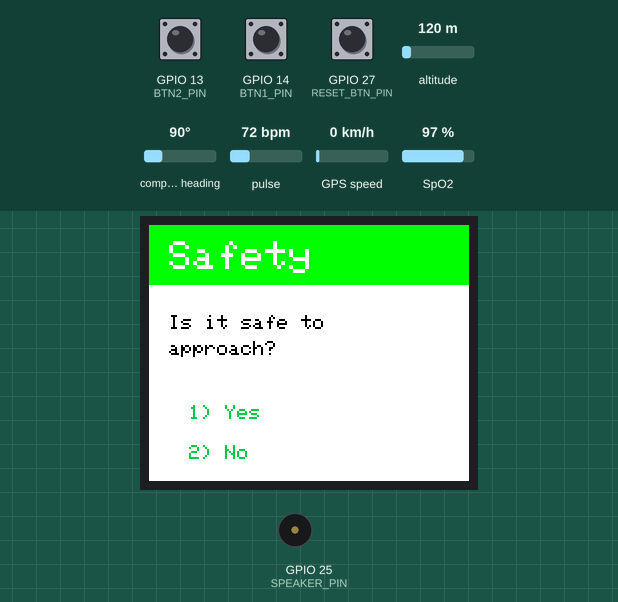
Recording of a sketch running on a simulated ESP32. Parts: 160×128 colour display, buzzer (waves = sounding). The inputs (shaded band) are chosen by the test bench; at power-on: GPIO 13 (BTN2_PIN) HIGH, GPIO 14 (BTN1_PIN) HIGH, GPIO 27 (RESET_BTN_PIN) HIGH, altitude 120 m, compass heading 90°, pulse 72 bpm, GPS speed 0 km/h, SpO2 97 %. WiFi joins after 1.5 s; servers stay silent unless stated; the GPS gets a fix after 3 s at 37.7749, -122.4194 with 8 satellites; what the sketch prints to the serial monitor is not drawn.

Above: at 3.5 s.
3.6 s: GPIO 13 (BTN2_PIN) pulled LOW for 0.15 s
At 4.4 s:
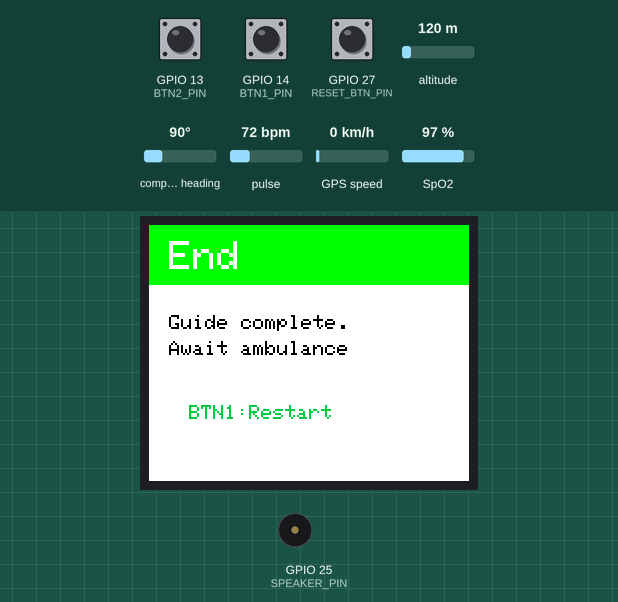
5.2 s: GPIO 14 (BTN1_PIN) pulled LOW for 0.15 s
At 7.3 s:
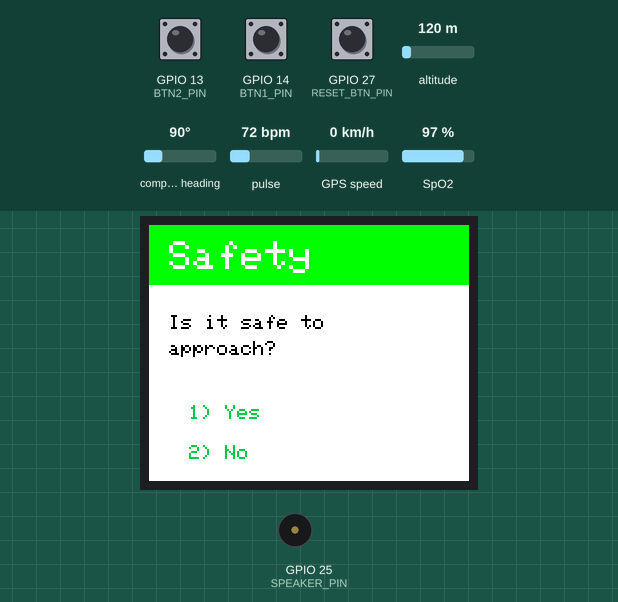
7.8 s: GPIO 14 (BTN1_PIN) pulled LOW for 1 s
At 8.8 s:
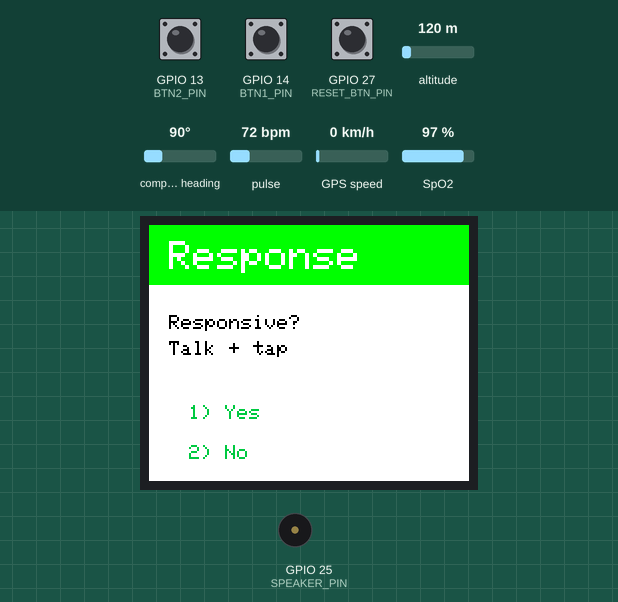
10.3 s: GPIO 13 (BTN2_PIN) pulled LOW for 1 s
At 12.0 s:
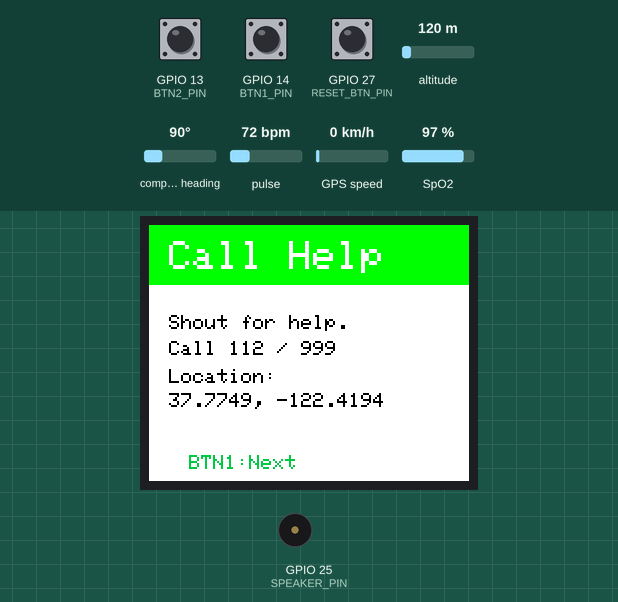
12.8 s: GPIO 14 (BTN1_PIN) pulled LOW for 0.15 s
At 13.8 s:
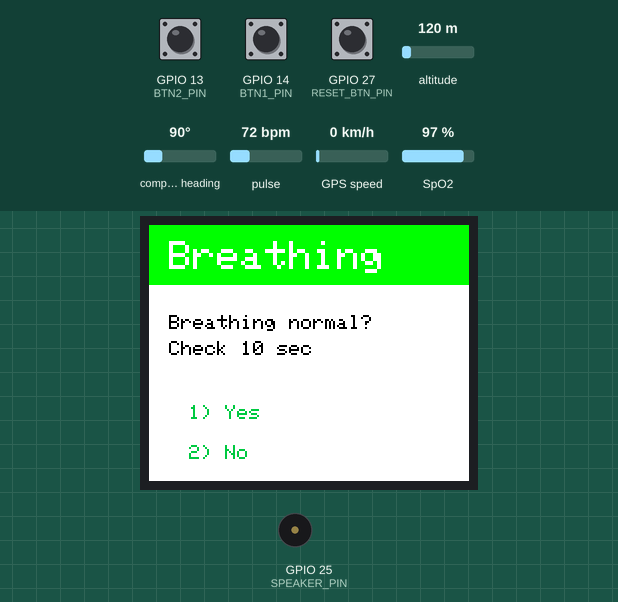
14.4 s: GPIO 13 (BTN2_PIN) pulled LOW for 0.15 s
At 15.4 s:
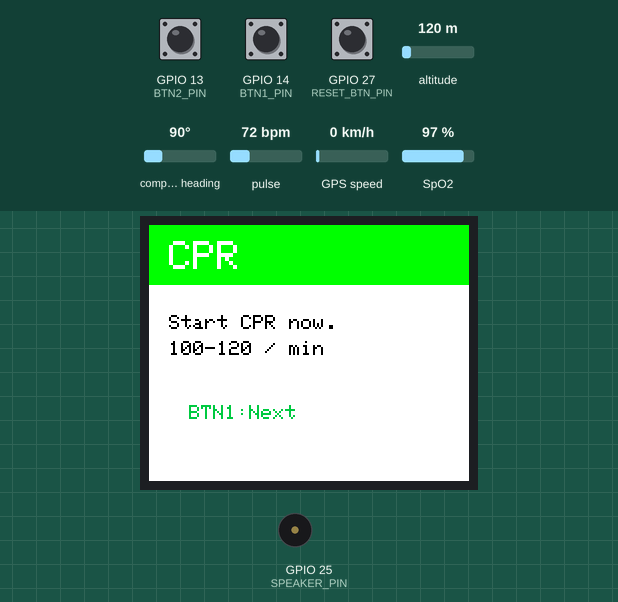
Timing chart, 0 to 18.7 s (numbered marks = the images above; inputs shaded):
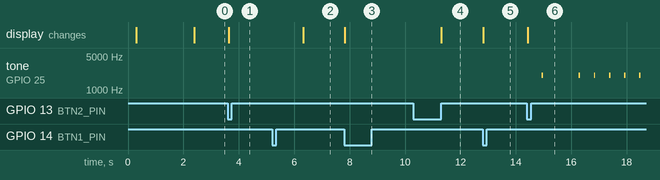

The sketch:

FirstAidAssistant.ino
```cpp
#include <Wire.h>
#include <SPI.h>
#include <Adafruit_GFX.h>
#include <Adafruit_ST7735.h>
#include <WebServer.h>
#include <ESPmDNS.h>
#include "homepage.h"

#include <TinyGPSPlus.h>
#include <HardwareSerial.h>

#include "MAX30105.h"
#include "spo2_algorithm.h"

/*********** BLYNK ***********/
#define BLYNK_TEMPLATE_ID   "TMPL4R8ux29kx"
#define BLYNK_TEMPLATE_NAME "Quickstart Template"
#define BLYNK_AUTH_TOKEN    "rjnqEU1McO9eAcAB1xfur04DDrVEu7nK"
#define BLYNK_PRINT Serial

#include <WiFi.h>
#include <WiFiClient.h>
#include <BlynkSimpleEsp32.h>

char ssid[] = "OisinrPhone";
char pass[] = "Password9";
BlynkTimer timer;

/*********** TFT PINS ***********/
#define TFT_CS   5
#define TFT_DC   2
#define TFT_RST  4
Adafruit_ST7735 tft(TFT_CS, TFT_DC, TFT_RST);

/*********** COLORS ***********/
#define MED_GREEN  0x0648
#define MED_WHITE  0xFFFF
#define MED_BLACK  0x0000
#define MED_RED    0xF800
#define PURE_GREEN 0x07E0

/*********** BUTTONS ***********/
#define BTN1_PIN 14
#define BTN2_PIN 13
#define RESET_BTN_PIN 27

bool lastBtn1 = HIGH;
bool lastBtn2 = HIGH;
bool lastResetBtn = HIGH;

/*********** SPEAKER ***********/
#define SPEAKER_PIN 25

const int CPR_BPM = 110;
const int CPR_INTERVAL = 60000 / CPR_BPM;
unsigned long lastBeatTime = 0;

/*********** GPS ***********/
TinyGPSPlus gps;
HardwareSerial GPSSerial(2);

#define GPS_RX_PIN 16
#define GPS_TX_PIN 17
#define GPS_BAUD   9600

double lat = 0.0;
double lon = 0.0;
float alt_m = 0.0;
int sats = 0;
bool gpsFix = false;

/*********** MAX30102 ***********/
MAX30105 particleSensor;

#define BUFFER_SIZE 100
uint32_t irBuffer[BUFFER_SIZE];
uint32_t redBuffer[BUFFER_SIZE];

int32_t spo2 = 0;
int8_t validSPO2 = 0;

int32_t heartRate = 0;
int8_t validHeartRate = 0;

/*********** STATUS ***********/
String statusText = "Booting";

/*********** DECISION TREE ***********/
int screenIndex = 0;
int lastScreenIndex = -1;

int currentStep = 1;
String currentStepName = "Safety";

struct Screen {
  const char* title;
  const char* line1;
  const char* line2;
  const char* opt1;
  const char* opt2;
};

Screen screens[] = {
  { "Safety",    "Is it safe to",      "approach?",          "1) Yes", "2) No" },
  { "Response",  "Responsive?",        "Talk + tap",         "1) Yes", "2) No" },
  { "Resp Check","Severe symptoms?",   "Pain / bleeding?",   "1) Yes", "2) No" },
  { "Call Help", "Shout for help.",    "Call 112 / 999",     "BTN1:Next", "" },
  { "Breathing", "Breathing normal?",  "Check 10 sec",       "1) Yes", "2) No" },
  { "Recovery",  "Recovery position.", "Keep airway open",   "BTN1:Next", "" },
  { "CPR",       "Start CPR now.",     "100-120 / min",      "BTN1:Next", "" },
  { "AED",       "AED available?",     "Attach if yes",      "1) Yes", "2) No" },
  { "Assess",    "Keep them calm.",    "Ask what happened",  "BTN1:Next", "" },
  { "Monitor",   "Monitor patient.",   "If worse -> CPR",    "BTN1:Next", "" },
  { "End",       "Guide complete.",    "Await ambulance",    "BTN1:Restart", "" }
};

/*********** WEBSERVER ***********/
WebServer server(80);

void handleRoot() {
  server.send(200, "text/html", homePage);
}

void handleSensors() {
  int outPulse = (validHeartRate && heartRate > 0) ? heartRate : -1;
  int outSpO2  = (validSPO2 && spo2 > 0) ? spo2 : -1;

  String json = "{";
  json += "\"pulse\": " + String(outPulse) + ",";
  json += "\"spo2\": " + String(outSpO2) + ",";
  json += "\"lat\": " + String(lat, 6) + ",";
  json += "\"lon\": " + String(lon, 6) + ",";
  json += "\"gpsFix\": " + String(gpsFix ? 1 : 0) + ",";
  json += "\"sats\": " + String(sats) + ",";
  json += "\"step\": " + String(currentStep) + ",";
  json += "\"stepName\": \"" + currentStepName + "\",";
  json += "\"status\": \"" + statusText + "\"";
  json += "}";

  server.send(200, "application/json", json);
}

void handleNotFound() {
  server.send(404, "text/plain", "File Not Found");
}

/*********** TFT UI ***********/
void drawScreen(int i) {
  currentStep = i + 1;
  currentStepName = screens[i].title;

  tft.fillScreen(MED_WHITE);
  tft.setTextWrap(true);

  tft.fillRect(0, 0, 160, 30, PURE_GREEN);
  tft.setTextSize(2);
  tft.setTextColor(MED_WHITE);
  tft.setCursor(10, 8);
  tft.print(screens[i].title);

  tft.setTextSize(1);
  tft.setTextColor(MED_BLACK);
  tft.setCursor(10, 45);
  tft.print(screens[i].line1);
  tft.setCursor(10, 58);
  tft.print(screens[i].line2);

  if (i == 3) {
    tft.setCursor(10, 72);
    tft.print("Location:");

    tft.setCursor(10, 84);
    if (gpsFix) {
      tft.print(lat, 4);
      tft.print(", ");
      tft.print(lon, 4);
    } else {
      tft.print("Searching GPS...");
    }
  }

  if (i == 9) {
    tft.setCursor(90, 72);
    tft.setTextColor(MED_RED);
    tft.print("Pulse:");

    tft.setCursor(90, 84);
    tft.setTextColor(MED_BLACK);

    if (validHeartRate && heartRate > 0) {
      tft.print(heartRate);
      tft.print(" bpm");
    } else {
      tft.print("-- bpm");
    }

    tft.setCursor(90, 96);
    tft.print("SpO2:");

    tft.setCursor(90, 108);
    if (validSPO2 && spo2 > 0) {
      tft.print(spo2);
      tft.print("%");
    } else {
      tft.print("--%");
    }
  }

  tft.setTextColor(MED_GREEN);

  if (i == 3 || i == 9) {
    tft.setCursor(20, 115);
    tft.print(screens[i].opt1);
  } else {
    tft.setCursor(20, 90);
    tft.print(screens[i].opt1);
    tft.setCursor(20, 110);
    tft.print(screens[i].opt2);
  }
}

void updateLiveValuesOnScreen() {
  // Call Help screen: update GPS only
  if (screenIndex == 3) {
    tft.fillRect(10, 84, 145, 12, MED_WHITE);

    tft.setTextSize(1);
    tft.setTextColor(MED_BLACK);
    tft.setCursor(10, 84);

    if (gpsFix) {
      tft.print(lat, 4);
      tft.print(", ");
      tft.print(lon, 4);
    } else {
      tft.print("Searching GPS...");
    }
  }

  // Monitor screen: update pulse and SpO2 only
  if (screenIndex == 9) {
    tft.setTextSize(1);

    // Clear HR value area
    tft.fillRect(90, 84, 65, 12, MED_WHITE);
    tft.setCursor(90, 84);
    tft.setTextColor(MED_BLACK);

    if (validHeartRate && heartRate > 0) {
      tft.print(heartRate);
      tft.print(" bpm");
    } else {
      tft.print("-- bpm");
    }


    tft.fillRect(90, 108, 65, 12, MED_WHITE);
    tft.setCursor(90, 108);

    if (validSPO2 && spo2 > 0) {
      tft.print(spo2);
      tft.print("%");
    } else {
      tft.print("--%");
    }
  }
}

/*********** GPS ***********/
void updateGPS() {
  while (GPSSerial.available() > 0) {
    gps.encode(GPSSerial.read());
  }

  if (gps.location.isUpdated()) {
    gpsFix = gps.location.isValid();

    if (gpsFix) {
      lat = gps.location.lat();
      lon = gps.location.lng();
    }
  }

  if (gps.altitude.isUpdated()) {
    alt_m = gps.altitude.meters();
  }

  if (gps.satellites.isUpdated()) {
    sats = gps.satellites.value();
  }
}


/*********** MAX30102 ***********/
bool fingerPresent() {
  return particleSensor.getIR() > 50000;
}

void computeSpO2AndHR() {
  for (int i = 0; i < BUFFER_SIZE; i++) {
    while (particleSensor.available() == false) {
      particleSensor.check();
      updateGPS();
      updateDecisionTree();
      Blynk.run();
      timer.run();
      server.handleClient();
    }

    redBuffer[i] = particleSensor.getRed();
    irBuffer[i] = particleSensor.getIR();
    particleSensor.nextSample();
  }

  maxim_heart_rate_and_oxygen_saturation(
    irBuffer,
    BUFFER_SIZE,
    redBuffer,
    &spo2,
    &validSPO2,
    &heartRate,
    &validHeartRate
  );
}

/*********** CPR METRONOME ***********/
void runCprMetronome() {
  unsigned long now = millis();

  if (now - lastBeatTime >= CPR_INTERVAL) {
    lastBeatTime = now;

    ledcWriteTone(SPEAKER_PIN, 2000);
    ledcWrite(SPEAKER_PIN, 160);
    delay(50);
    ledcWrite(SPEAKER_PIN, 0);
  }
}

/*********** BLYNK ***********/
void sendToBlynk() {
  Blynk.virtualWrite(V0, (validHeartRate && heartRate > 0) ? (int)heartRate : -1);
  Blynk.virtualWrite(V1, (validSPO2 && spo2 > 0) ? (int)spo2 : -1);
  Blynk.virtualWrite(V2, lat);
  Blynk.virtualWrite(V3, lon);
  Blynk.virtualWrite(V4, sats);
  Blynk.virtualWrite(V5, gpsFix ? 1 : 0);
  Blynk.virtualWrite(V6, statusText);
  Blynk.virtualWrite(V7, currentStepName);
}

BLYNK_CONNECTED() {
  Serial.println("Blynk connected!");
}

/*********** BUTTON LOGIC ***********/
void updateDecisionTree() {
  bool btn1Now = digitalRead(BTN1_PIN);
  bool btn2Now = digitalRead(BTN2_PIN);
  bool resetNow = digitalRead(RESET_BTN_PIN);

  bool btn1Pressed = (lastBtn1 == HIGH && btn1Now == LOW);
  bool btn2Pressed = (lastBtn2 == HIGH && btn2Now == LOW);
  bool resetPressed = (lastResetBtn == HIGH && resetNow == LOW);

  if (resetPressed) {
  screenIndex = 0;
  lastScreenIndex = -1;
  }

  switch (screenIndex) {
    case 0:
      if (btn1Pressed) screenIndex = 1;
      if (btn2Pressed) screenIndex = 10;
      break;

    case 1:
      if (btn1Pressed) screenIndex = 2;
      if (btn2Pressed) screenIndex = 3;
      break;

    case 2:
      if (btn1Pressed) screenIndex = 8;
      if (btn2Pressed) screenIndex = 3;
      break;

    case 3:
      if (btn1Pressed) screenIndex = 4;
      break;

    case 4:
      if (btn1Pressed) screenIndex = 5;
      if (btn2Pressed) screenIndex = 6;
      break;

    case 5:
      if (btn1Pressed) screenIndex = 9;
      break;

    case 6:
      if (btn1Pressed) screenIndex = 7;
      break;

    case 7:
      if (btn1Pressed) screenIndex = 6;
      if (btn2Pressed) screenIndex = 6;
      break;

    case 8:
      if (btn1Pressed) screenIndex = 9;
      break;

    case 9:
      if (btn1Pressed) screenIndex = 6;
      if (btn2Pressed) screenIndex = 10;
      break;

    case 10:
      if (btn1Pressed) screenIndex = 0;
      break;
  }

  lastBtn1 = btn1Now;
  lastBtn2 = btn2Now;
  lastResetBtn = resetNow;
}

/*********** SETUP ***********/
void setup() {
  Serial.begin(115200);
  delay(300);

  Serial.println("First Aid Assistant starting...");

  tft.initR(INITR_BLACKTAB);
  tft.setRotation(3);

  pinMode(BTN1_PIN, INPUT_PULLUP);
  pinMode(BTN2_PIN, INPUT_PULLUP);
  pinMode(RESET_BTN_PIN, INPUT_PULLUP);

  delay(100);
  lastBtn1 = digitalRead(BTN1_PIN);
  lastBtn2 = digitalRead(BTN2_PIN);
  lastResetBtn = digitalRead(RESET_BTN_PIN);


  ledcAttach(SPEAKER_PIN, 1000, 8);
  ledcWrite(SPEAKER_PIN, 0);

  Wire.begin(21, 22);

  if (!particleSensor.begin(Wire, I2C_SPEED_FAST)) {
    Serial.println("MAX30102 NOT FOUND");
    statusText = "MAX30102 missing";
  } else {
    Serial.println("MAX30102 found");
    particleSensor.setup();
    particleSensor.setPulseAmplitudeRed(0x1F);
    particleSensor.setPulseAmplitudeIR(0x1F);
    particleSensor.setPulseAmplitudeGreen(0);
    statusText = "Sensor OK";
  }

  GPSSerial.begin(GPS_BAUD, SERIAL_8N1, GPS_RX_PIN, GPS_TX_PIN);
  Serial.println("GPS started");

  Blynk.begin(BLYNK_AUTH_TOKEN, ssid, pass);
  timer.setInterval(1000L, sendToBlynk);

  server.on("/", handleRoot);
  server.on("/sensors", handleSensors);
  server.onNotFound(handleNotFound);
  server.begin();

  Serial.println("HTTP server started");
  Serial.print("IP address: ");
  Serial.println(WiFi.localIP());

  drawScreen(screenIndex);
  lastScreenIndex = screenIndex;
}

/*********** LOOP ***********/
void loop() {
  Blynk.run();
  timer.run();
  server.handleClient();

  updateGPS();
  updateDecisionTree();

  static unsigned long lastCompute = 0;
  if (millis() - lastCompute > 5000) {
    lastCompute = millis();

    if (fingerPresent()) {
      computeSpO2AndHR();
      statusText = gpsFix ? "OK" : "No GPS fix";

      Serial.print("HR: ");
      Serial.print(validHeartRate ? heartRate : -1);
      Serial.print(" SpO2: ");
      Serial.print(validSPO2 ? spo2 : -1);
      Serial.print(" GPS Fix: ");
      Serial.println(gpsFix ? "YES" : "NO");
    } else {
      validHeartRate = 0;
      validSPO2 = 0;
      statusText = "No finger";
      Serial.println("No finger detected");
    }
  }

  if (screenIndex == 6) {
    runCprMetronome();
  } else {
    ledcWrite(SPEAKER_PIN, 0);
    ledcWriteTone(SPEAKER_PIN, 0);
    lastBeatTime = millis();
  }

if (screenIndex != lastScreenIndex) {
  drawScreen(screenIndex);
  lastScreenIndex = screenIndex;
}

static unsigned long lastLiveUpdate = 0;

if (millis() - lastLiveUpdate > 1000) {
  lastLiveUpdate = millis();
  updateLiveValuesOnScreen();
}
}
```

homepage.h
```cpp
const char homePage[] PROGMEM = R"rawliteral(
<!doctype html>
<html lang="en">
  <head>
    <meta charset="utf-8">
    <meta name="viewport" content="width=device-width, initial-scale=1">
    <title>First Aid Monitor</title>

    <style>
      body {
        background-color: #e6f4ea;
        font-family: Arial, sans-serif;
        text-align: center;
        margin-top: 40px;
      }

      h1 {
        color: darkgreen;
      }

      .card {
        background: white;
        padding: 20px;
        margin: 10px auto;
        width: 280px;
        border-radius: 10px;
        box-shadow: 0px 2px 8px rgba(0,0,0,0.2);
      }

      .value {
        font-size: 28px;
        color: red;
        font-weight: bold;
      }

      .subtext {
        font-size: 18px;
        color: #333;
        margin-top: 8px;
      }
    </style>
  </head>

  <body>
    <h1>Patient Monitor</h1>

    <div class="card">
      <p>Pulse</p>
      <div id="pulse" class="value">--</div>
    </div>

    <div class="card">
      <p>SpO₂</p>
      <div id="spo2" class="value">--</div>
    </div>

    <div class="card">
      <p>Location</p>
      <div id="location" class="value">--</div>
    </div>

    <div class="card">
      <p>Current Step</p>
      <div id="step" class="value">--</div>
      <div id="stepName" class="subtext">--</div>
    </div>

    <script>
      async function updateSensors() {
        try {
          const response = await fetch("/sensors");

          if (!response.ok) {
            throw new Error("HTTP error: " + response.status);
          }

          const data = await response.json();

          document.getElementById("pulse").textContent =
            data.pulse >= 0 ? data.pulse + " bpm" : "No reading";

          document.getElementById("spo2").textContent =
            data.spo2 >= 0 ? data.spo2 + " %" : "No reading";

          document.getElementById("location").textContent =
            data.lat.toFixed(4) + ", " + data.lon.toFixed(4);

          document.getElementById("step").textContent =
            "Step " + data.step;

          document.getElementById("stepName").textContent =
            data.stepName;

        } catch (error) {
          console.log("Error:", error);

          document.getElementById("pulse").textContent = "ERR";
          document.getElementById("spo2").textContent = "ERR";
          document.getElementById("location").textContent = "ERR";
          document.getElementById("step").textContent = "ERR";
          document.getElementById("stepName").textContent = "ERR";
        }
      }

      updateSensors();
      setInterval(updateSensors, 2000);
    </script>

  </body>
</html>
)rawliteral";
```

Measured:
- after the input at 3.6 s, the display: changes at once (image 1)
- after the input at 5.2 s, the display: changes after 1.1 s (image 2)
- after the input at 7.8 s, the display: changes at once (image 3)
- after the input at 10.3 s, the display: changes after 1.0 s (image 4)
- after the input at 12.8 s, the display: changes at once (image 5)
- after the input at 14.4 s, tone on GPIO 25 (SPEAKER_PIN): goes 2000 Hz 0.05 s, silent 1.3 s, 4 × (2000 Hz 0.05 s, silent 0.50 s), 2000 Hz 0.05 s, then silent, starting after 0.54 s; the display: changes at once (image 6)
